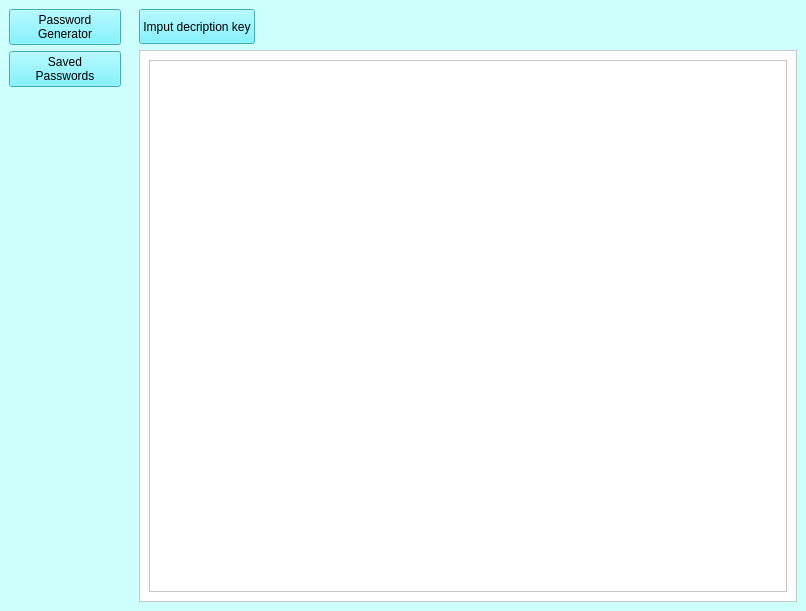
<?xml version="1.0" encoding="UTF-8"?>
<ui version="4.0">
 <class>MainWindow</class>
 <widget class="QMainWindow" name="MainWindow">
  <property name="geometry">
   <rect>
    <x>0</x>
    <y>0</y>
    <width>806</width>
    <height>611</height>
   </rect>
  </property>
  <property name="windowTitle">
   <string>Password Menager</string>
  </property>
  <widget class="QWidget" name="centralwidget">
   <property name="styleSheet">
    <string notr="true">background-color: rgb(205, 255, 252);</string>
   </property>
   <layout class="QHBoxLayout" name="horizontalLayout">
    <property name="spacing">
     <number>0</number>
    </property>
    <property name="leftMargin">
     <number>0</number>
    </property>
    <property name="topMargin">
     <number>0</number>
    </property>
    <property name="rightMargin">
     <number>0</number>
    </property>
    <property name="bottomMargin">
     <number>0</number>
    </property>
    <item>
     <widget class="QFrame" name="frame">
      <property name="minimumSize">
       <size>
        <width>130</width>
        <height>0</height>
       </size>
      </property>
      <property name="frameShape">
       <enum>QFrame::NoFrame</enum>
      </property>
      <property name="frameShadow">
       <enum>QFrame::Raised</enum>
      </property>
      <layout class="QVBoxLayout" name="verticalLayout_6">
       <item>
        <widget class="QPushButton" name="toGeneratorBtn">
         <property name="styleSheet">
          <string notr="true">font: 9pt &quot;MS Shell Dlg 2&quot;;
background-color: rgb(94, 239, 255);
</string>
         </property>
         <property name="text">
          <string>Password
Generator</string>
         </property>
        </widget>
       </item>
       <item>
        <widget class="QPushButton" name="toSavedPassBtn">
         <property name="styleSheet">
          <string notr="true">font: 9pt &quot;MS Shell Dlg 2&quot;;
background-color: rgb(94, 239, 255);
</string>
         </property>
         <property name="text">
          <string>Saved
Passwords</string>
         </property>
        </widget>
       </item>
       <item>
        <widget class="QFrame" name="frame_6">
         <property name="frameShape">
          <enum>QFrame::NoFrame</enum>
         </property>
         <property name="frameShadow">
          <enum>QFrame::Raised</enum>
         </property>
        </widget>
       </item>
      </layout>
     </widget>
    </item>
    <item>
     <widget class="QStackedWidget" name="stackedWidget">
      <property name="currentIndex">
       <number>1</number>
      </property>
      <widget class="QWidget" name="page_1">
       <layout class="QVBoxLayout" name="verticalLayout">
        <property name="spacing">
         <number>0</number>
        </property>
        <property name="leftMargin">
         <number>0</number>
        </property>
        <property name="topMargin">
         <number>0</number>
        </property>
        <property name="rightMargin">
         <number>0</number>
        </property>
        <property name="bottomMargin">
         <number>0</number>
        </property>
        <item>
         <widget class="QFrame" name="imputframe">
          <property name="frameShape">
           <enum>QFrame::StyledPanel</enum>
          </property>
          <property name="frameShadow">
           <enum>QFrame::Raised</enum>
          </property>
          <layout class="QGridLayout" name="gridLayout">
           <item row="1" column="4" rowspan="6">
            <widget class="QFrame" name="frame_3">
             <property name="sizePolicy">
              <sizepolicy hsizetype="Preferred" vsizetype="Preferred">
               <horstretch>10</horstretch>
               <verstretch>2</verstretch>
              </sizepolicy>
             </property>
             <property name="frameShape">
              <enum>QFrame::NoFrame</enum>
             </property>
             <property name="frameShadow">
              <enum>QFrame::Raised</enum>
             </property>
            </widget>
           </item>
           <item row="3" column="0">
            <widget class="QCheckBox" name="lowercaseCheckBox">
             <property name="styleSheet">
              <string notr="true">font: 11pt &quot;MS Shell Dlg 2&quot;;</string>
             </property>
             <property name="text">
              <string>Include lowercase letters</string>
             </property>
            </widget>
           </item>
           <item row="1" column="2" colspan="2">
            <widget class="QLabel" name="lenghtCounterLabel">
             <property name="sizePolicy">
              <sizepolicy hsizetype="Fixed" vsizetype="Fixed">
               <horstretch>0</horstretch>
               <verstretch>0</verstretch>
              </sizepolicy>
             </property>
             <property name="minimumSize">
              <size>
               <width>45</width>
               <height>0</height>
              </size>
             </property>
             <property name="styleSheet">
              <string notr="true">background-color: rgb(205, 255, 252);
font: 11pt &quot;MS Shell Dlg 2&quot;;</string>
             </property>
             <property name="text">
              <string>0</string>
             </property>
            </widget>
           </item>
           <item row="4" column="0">
            <widget class="QCheckBox" name="separatorsCheckBox">
             <property name="sizePolicy">
              <sizepolicy hsizetype="Fixed" vsizetype="Fixed">
               <horstretch>9</horstretch>
               <verstretch>0</verstretch>
              </sizepolicy>
             </property>
             <property name="minimumSize">
              <size>
               <width>200</width>
               <height>0</height>
              </size>
             </property>
             <property name="maximumSize">
              <size>
               <width>200</width>
               <height>16777215</height>
              </size>
             </property>
             <property name="styleSheet">
              <string notr="true">font: 11pt &quot;MS Shell Dlg 2&quot;;</string>
             </property>
             <property name="text">
              <string>Include separators</string>
             </property>
            </widget>
           </item>
           <item row="5" column="0">
            <widget class="QCheckBox" name="digtsCheckBox">
             <property name="styleSheet">
              <string notr="true">font: 11pt &quot;MS Shell Dlg 2&quot;;</string>
             </property>
             <property name="text">
              <string>Include digits</string>
             </property>
            </widget>
           </item>
           <item row="7" column="0">
            <widget class="QPushButton" name="passwordGenerateBtn">
             <property name="sizePolicy">
              <sizepolicy hsizetype="Fixed" vsizetype="Fixed">
               <horstretch>0</horstretch>
               <verstretch>0</verstretch>
              </sizepolicy>
             </property>
             <property name="minimumSize">
              <size>
               <width>130</width>
               <height>40</height>
              </size>
             </property>
             <property name="styleSheet">
              <string notr="true">font: 11pt &quot;MS Shell Dlg 2&quot;;
background-color: rgb(94, 239, 255);
</string>
             </property>
             <property name="text">
              <string>Generate!</string>
             </property>
            </widget>
           </item>
           <item row="2" column="0">
            <widget class="QCheckBox" name="capitalCheckBox">
             <property name="styleSheet">
              <string notr="true">font: 11pt &quot;MS Shell Dlg 2&quot;;</string>
             </property>
             <property name="text">
              <string>Include capital letters</string>
             </property>
            </widget>
           </item>
           <item row="4" column="1">
            <widget class="QCheckBox" name="floorCheckBox">
             <property name="sizePolicy">
              <sizepolicy hsizetype="Fixed" vsizetype="Fixed">
               <horstretch>0</horstretch>
               <verstretch>0</verstretch>
              </sizepolicy>
             </property>
             <property name="styleSheet">
              <string notr="true">font: 11pt &quot;MS Shell Dlg 2&quot;;</string>
             </property>
             <property name="text">
              <string>Use &quot;_&quot;</string>
             </property>
            </widget>
           </item>
           <item row="1" column="0" colspan="2">
            <widget class="QSlider" name="passwordlenghtSlider">
             <property name="sizePolicy">
              <sizepolicy hsizetype="MinimumExpanding" vsizetype="Fixed">
               <horstretch>9</horstretch>
               <verstretch>0</verstretch>
              </sizepolicy>
             </property>
             <property name="minimumSize">
              <size>
               <width>400</width>
               <height>0</height>
              </size>
             </property>
             <property name="maximum">
              <number>0</number>
             </property>
             <property name="orientation">
              <enum>Qt::Horizontal</enum>
             </property>
            </widget>
           </item>
           <item row="6" column="0" colspan="2">
            <widget class="QCheckBox" name="specialcharactersCheckBox">
             <property name="styleSheet">
              <string notr="true">font: 11pt &quot;MS Shell Dlg 2&quot;;</string>
             </property>
             <property name="text">
              <string>Include special characters</string>
             </property>
            </widget>
           </item>
           <item row="4" column="3">
            <widget class="QFrame" name="frame_4">
             <property name="sizePolicy">
              <sizepolicy hsizetype="MinimumExpanding" vsizetype="Preferred">
               <horstretch>9</horstretch>
               <verstretch>2</verstretch>
              </sizepolicy>
             </property>
             <property name="frameShape">
              <enum>QFrame::NoFrame</enum>
             </property>
             <property name="frameShadow">
              <enum>QFrame::Raised</enum>
             </property>
             <property name="lineWidth">
              <number>0</number>
             </property>
            </widget>
           </item>
           <item row="0" column="0">
            <widget class="QLabel" name="passwordlenghtLbl">
             <property name="sizePolicy">
              <sizepolicy hsizetype="Fixed" vsizetype="Fixed">
               <horstretch>0</horstretch>
               <verstretch>0</verstretch>
              </sizepolicy>
             </property>
             <property name="styleSheet">
              <string notr="true">background-color: rgb(205, 255, 252);
font: 11pt &quot;MS Shell Dlg 2&quot;;</string>
             </property>
             <property name="text">
              <string>Password lenght:</string>
             </property>
            </widget>
           </item>
          </layout>
         </widget>
        </item>
        <item>
         <widget class="QFrame" name="outputframe">
          <property name="minimumSize">
           <size>
            <width>0</width>
            <height>150</height>
           </size>
          </property>
          <property name="maximumSize">
           <size>
            <width>16777215</width>
            <height>150</height>
           </size>
          </property>
          <property name="frameShape">
           <enum>QFrame::StyledPanel</enum>
          </property>
          <property name="frameShadow">
           <enum>QFrame::Raised</enum>
          </property>
          <layout class="QHBoxLayout" name="horizontalLayout_2">
           <item>
            <widget class="QScrollArea" name="scrollArea">
             <property name="widgetResizable">
              <bool>true</bool>
             </property>
             <widget class="QWidget" name="scrollAreaGeneratedPass">
              <property name="geometry">
               <rect>
                <x>0</x>
                <y>0</y>
                <width>548</width>
                <height>128</height>
               </rect>
              </property>
              <layout class="QVBoxLayout" name="verticalLayout_3">
               <property name="spacing">
                <number>0</number>
               </property>
               <property name="leftMargin">
                <number>0</number>
               </property>
               <property name="topMargin">
                <number>0</number>
               </property>
               <property name="rightMargin">
                <number>0</number>
               </property>
               <property name="bottomMargin">
                <number>0</number>
               </property>
               <item>
                <widget class="QTextEdit" name="GeneratedPasswordEdit">
                 <property name="styleSheet">
                  <string notr="true">background-color: rgb(255, 255, 255);
font: 11pt &quot;MS Shell Dlg 2&quot;;

</string>
                 </property>
                </widget>
               </item>
              </layout>
             </widget>
            </widget>
           </item>
           <item>
            <widget class="QFrame" name="frame_2">
             <property name="minimumSize">
              <size>
               <width>100</width>
               <height>0</height>
              </size>
             </property>
             <property name="maximumSize">
              <size>
               <width>60</width>
               <height>16777215</height>
              </size>
             </property>
             <property name="frameShape">
              <enum>QFrame::StyledPanel</enum>
             </property>
             <property name="frameShadow">
              <enum>QFrame::Raised</enum>
             </property>
             <layout class="QVBoxLayout" name="verticalLayout_2">
              <item>
               <widget class="QPushButton" name="savePassBtn">
                <property name="sizePolicy">
                 <sizepolicy hsizetype="Minimum" vsizetype="Minimum">
                  <horstretch>0</horstretch>
                  <verstretch>0</verstretch>
                 </sizepolicy>
                </property>
                <property name="maximumSize">
                 <size>
                  <width>16777215</width>
                  <height>40</height>
                 </size>
                </property>
                <property name="styleSheet">
                 <string notr="true">font: 9pt &quot;MS Shell Dlg 2&quot;;
background-color: rgb(94, 239, 255);
</string>
                </property>
                <property name="text">
                 <string>save</string>
                </property>
               </widget>
              </item>
              <item>
               <widget class="QPushButton" name="copyPassBtn">
                <property name="sizePolicy">
                 <sizepolicy hsizetype="Minimum" vsizetype="Minimum">
                  <horstretch>0</horstretch>
                  <verstretch>0</verstretch>
                 </sizepolicy>
                </property>
                <property name="maximumSize">
                 <size>
                  <width>16777215</width>
                  <height>40</height>
                 </size>
                </property>
                <property name="styleSheet">
                 <string notr="true">font: 9pt &quot;MS Shell Dlg 2&quot;;
background-color: rgb(94, 239, 255);</string>
                </property>
                <property name="text">
                 <string>copy</string>
                </property>
               </widget>
              </item>
             </layout>
            </widget>
           </item>
          </layout>
         </widget>
        </item>
       </layout>
      </widget>
      <widget class="QWidget" name="page_2">
       <layout class="QVBoxLayout" name="verticalLayout_4">
        <item>
         <widget class="QPushButton" name="imputDecryptionKeyButton">
          <property name="sizePolicy">
           <sizepolicy hsizetype="Fixed" vsizetype="Fixed">
            <horstretch>0</horstretch>
            <verstretch>0</verstretch>
           </sizepolicy>
          </property>
          <property name="minimumSize">
           <size>
            <width>45</width>
            <height>35</height>
           </size>
          </property>
          <property name="styleSheet">
           <string notr="true">font: 9pt &quot;MS Shell Dlg 2&quot;;
background-color: rgb(94, 239, 255);</string>
          </property>
          <property name="text">
           <string>Imput decription key</string>
          </property>
         </widget>
        </item>
        <item>
         <widget class="QScrollArea" name="scrollArea_2">
          <property name="styleSheet">
           <string notr="true">background-color: rgb(255, 255, 255);</string>
          </property>
          <property name="widgetResizable">
           <bool>true</bool>
          </property>
          <widget class="QWidget" name="scrollAreaWidgetContents_2">
           <property name="geometry">
            <rect>
             <x>0</x>
             <y>0</y>
             <width>656</width>
             <height>550</height>
            </rect>
           </property>
           <layout class="QVBoxLayout" name="verticalLayout_5">
            <item>
             <widget class="QFrame" name="savedPasswordsFrame">
              <property name="frameShape">
               <enum>QFrame::NoFrame</enum>
              </property>
              <property name="frameShadow">
               <enum>QFrame::Raised</enum>
              </property>
              <layout class="QVBoxLayout" name="verticalLayout_7">
               <property name="spacing">
                <number>0</number>
               </property>
               <property name="leftMargin">
                <number>0</number>
               </property>
               <property name="topMargin">
                <number>0</number>
               </property>
               <property name="rightMargin">
                <number>0</number>
               </property>
               <property name="bottomMargin">
                <number>0</number>
               </property>
               <item>
                <widget class="QTableWidget" name="tableWidget"/>
               </item>
              </layout>
             </widget>
            </item>
           </layout>
          </widget>
         </widget>
        </item>
       </layout>
      </widget>
     </widget>
    </item>
   </layout>
  </widget>
 </widget>
 <resources/>
 <connections/>
</ui>
